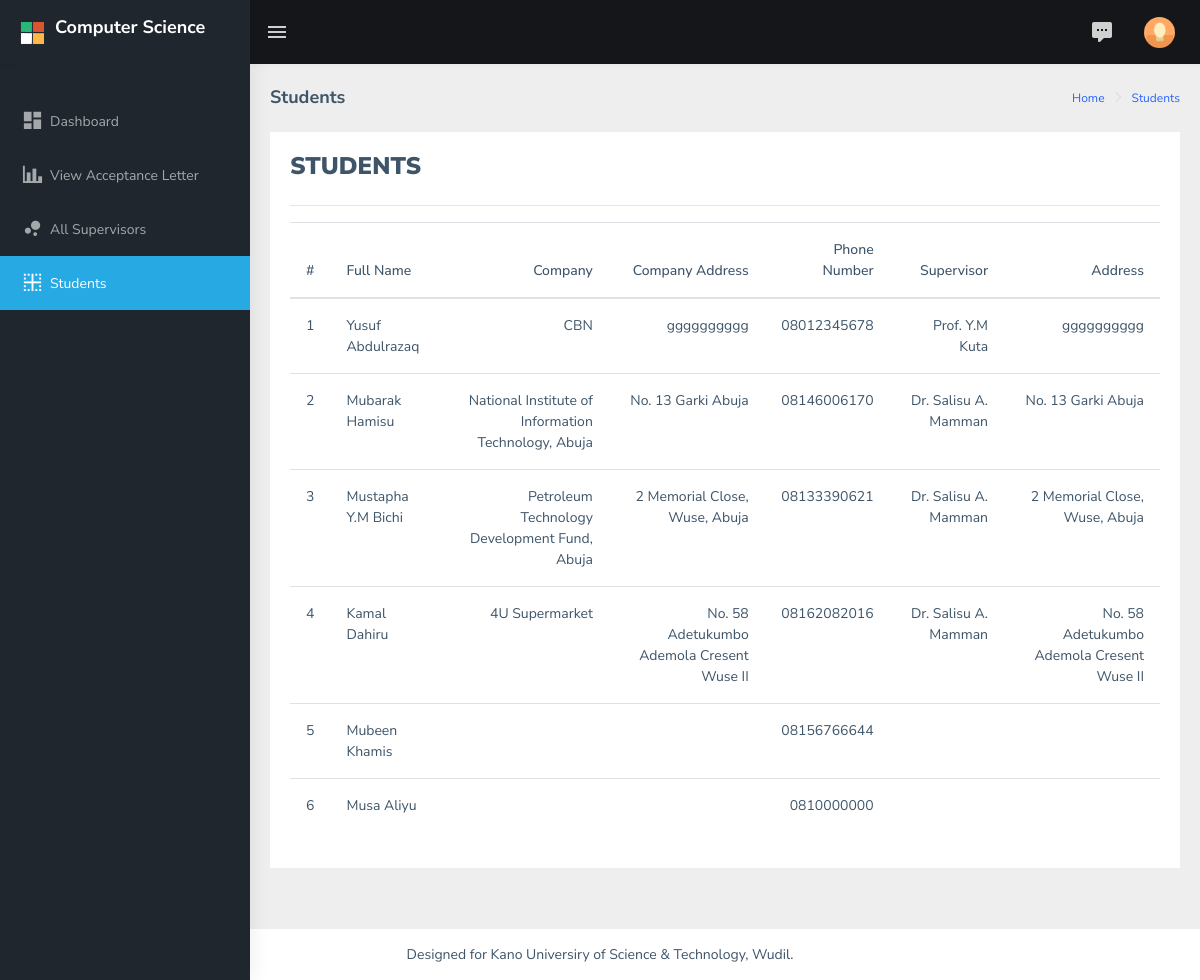
The page /all_students.php (signed in) on the database its author committed.
### tables this page shows
CREATE TABLE `placement` (
  `placement_id` int(15) NOT NULL,
  `student_id` int(15) NOT NULL,
  `supervisor_id` int(15) NOT NULL,
  `company_name` text NOT NULL,
  `acceptance_letter` varchar(250) NOT NULL,
  `designation` text NOT NULL,
  `designation_dept` varchar(150) NOT NULL,
  `placement_state` varchar(100) NOT NULL,
  `status` int(11) NOT NULL DEFAULT '0',
  `address` text NOT NULL,
  `internal_supervisor` text NOT NULL,
  `date_created` datetime NOT NULL DEFAULT CURRENT_TIMESTAMP,
  `state_id` int(15) NOT NULL,
  `phonenumber` varchar(100) NOT NULL
);

CREATE TABLE `student` (
  `student_id` int(15) NOT NULL,
  `password` varchar(100) NOT NULL,
  `firstname` varchar(100) NOT NULL,
  `lastname` varchar(100) NOT NULL,
  `regno` varchar(100) NOT NULL,
  `state` varchar(100) NOT NULL,
  `phone` varchar(100) NOT NULL,
  `email` varchar(100) NOT NULL
);

CREATE TABLE `supervisor` (
  `supervisor_id` int(15) NOT NULL,
  `fullname` varchar(150) NOT NULL,
  `password` varchar(100) NOT NULL,
  `image` varchar(250) NOT NULL,
  `state` varchar(100) NOT NULL,
  `email` varchar(100) NOT NULL,
  `phone` varchar(100) NOT NULL
);

### all_students.php (the view, shortened to what this page needs)
<?php
include 'includes/head.php';
?>
<body>
    <div id="main-wrapper">
        <?php include 'includes/navbar.php';?>
        <?php include 'includes/admin_sidebar.php';?>
        <div class="page-wrapper">
             <div class="page-breadcrumb">
                <div class="row">
                    <div class="col-12 d-flex no-block align-items-center">
                        <h4 class="page-title">Students</h4>
                        <div class="ml-auto text-right">
                            <nav aria-label="breadcrumb">
                                <ol class="breadcrumb">
                                    <li class="breadcrumb-item"><a href="#">Home</a></li>
                                    <li class="breadcrumb-item"><a href="#">Students</a></li>
                                </ol>
                            </nav>
                        </div>
                    </div>
                </div>
            </div>
            <div class="container-fluid">
            <?php
                $placement = mysqli_query($con, "SELECT * FROM student a
                LEFT JOIN placement b ON a.student_id=b.student_id
                ") or die(mysqli_error($con));
                $rws = mysqli_num_rows($placement);
                if ($rws == 0) {?>
                            <div class="row">
                                    <div class="col-12">
                                        <div class="card">
                                            <div class="card-body text-center">
                                                <h5 class="card-title">No Student!</h5>
                                                <br><br>
                                                <h2><p>You don't have any students yet! Check back later!</h2>
                                                <br>
                                                </p>
                                            </div>
                                        </div>
                                    </div>
                                </div>
                                <?php } else {
                    ?>
                 <div class="row">
                    <div class="col-md-12">
                        <div class="card card-body printableArea">
                            <h3><b>STUDENTS</b> <span class="pull-right"></span></h3>
                            <hr>
                            <div class="row">
                                <div class="col-md-12">
                                    <div class="table-responsive" style="clear: both;">
                                        <table class="table table-hover">
                                            <thead>
                                                <tr>
                                                    <th class="text-center">#</th>
                                                    <th>Full Name</th>
                                                    <th class="text-right">Company</th>
                                                    <th class="text-right">Company Address</th>
                                                    <th class="text-right">Phone Number</th>
                                                    <th class="text-right">Supervisor</th>
                                                    <th class="text-right">Address</th>
                                                </tr>
                                            </thead>
                                            <tbody>
                                                <?php
                                                $i = 1;
                                                    while ($std_row = mysqli_fetch_array($placement)) {
                                                        $std_id = $std_row['supervisor_id'];
                                                        $squery = mysqli_query($con, "SELECT * FROM supervisor WHERE supervisor_id = '$std_id'") or die(mysqli_error($con));
                                                        $sr = mysqli_fetch_array($squery);
                                                        ?>
                                                    <tr>
                                                        <td class="text-center"><?php echo $i ?></td>
                                                        <td><?php echo $std_row['firstname'] ?>  <?php echo $std_row['lastname'] ?></td>
                                                        <td class="text-right"><?php echo $std_row['company_name'] ?> </td>
                                                        <td class="text-right"><?php echo $std_row['address'] ?> </td>
                                                        <td class="text-right"> <?php echo $std_row['phone'] ?></td>
                                                        <td class="text-right"> <?php echo $sr['fullname'] ?></td>
                                                        <td class="text-right"> <?php echo $std_row['address'] ?></td>
                                                    </tr>
                                                    <?php $i++;}
    ?>
                                            </tbody>
                                        </table>
                                    </div>
                                </div>
                                </div>
                            </div>
                        </div>
                    </div>
                                                <?php }?>
                </div>
                <br>
            </div>
            <footer class="footer text-center">
               Designed for Kano Universiry of Science & Technology, Wudil.
            </footer>
        </div>
</body>
</html>

### rows shown on the page
placement: student.firstname "Yusuf", student.lastname "Abdulrazaq", company_name "CBN", address "gggggggggg", student.phone "08012345678", supervisor.fullname "Prof. Y.M Kuta"
placement: student.firstname "Mubarak", student.lastname "Hamisu", company_name "National Institute of Information Technology, Abuja", address "No. 13 Garki Abuja", student.phone "08146006170", supervisor.fullname "Dr. Salisu A. Mamman"
placement: student.firstname "Mustapha Y.M", student.lastname "Bichi", company_name "Petroleum Technology Development Fund, Abuja", address "2 Memorial Close, Wuse, Abuja", student.phone "08133390621", supervisor.fullname "Dr. Salisu A. Mamman"
placement: student.firstname "Kamal", student.lastname "Dahiru", company_name "4U Supermarket", address "No. 58 Adetukumbo Ademola Cresent Wuse II", student.phone "08162082016", supervisor.fullname "Dr. Salisu A. Mamman"
student: firstname "Mubeen", lastname "Khamis", phone "08156766644"
student: firstname "Musa", lastname "Aliyu", phone "0810000000"
